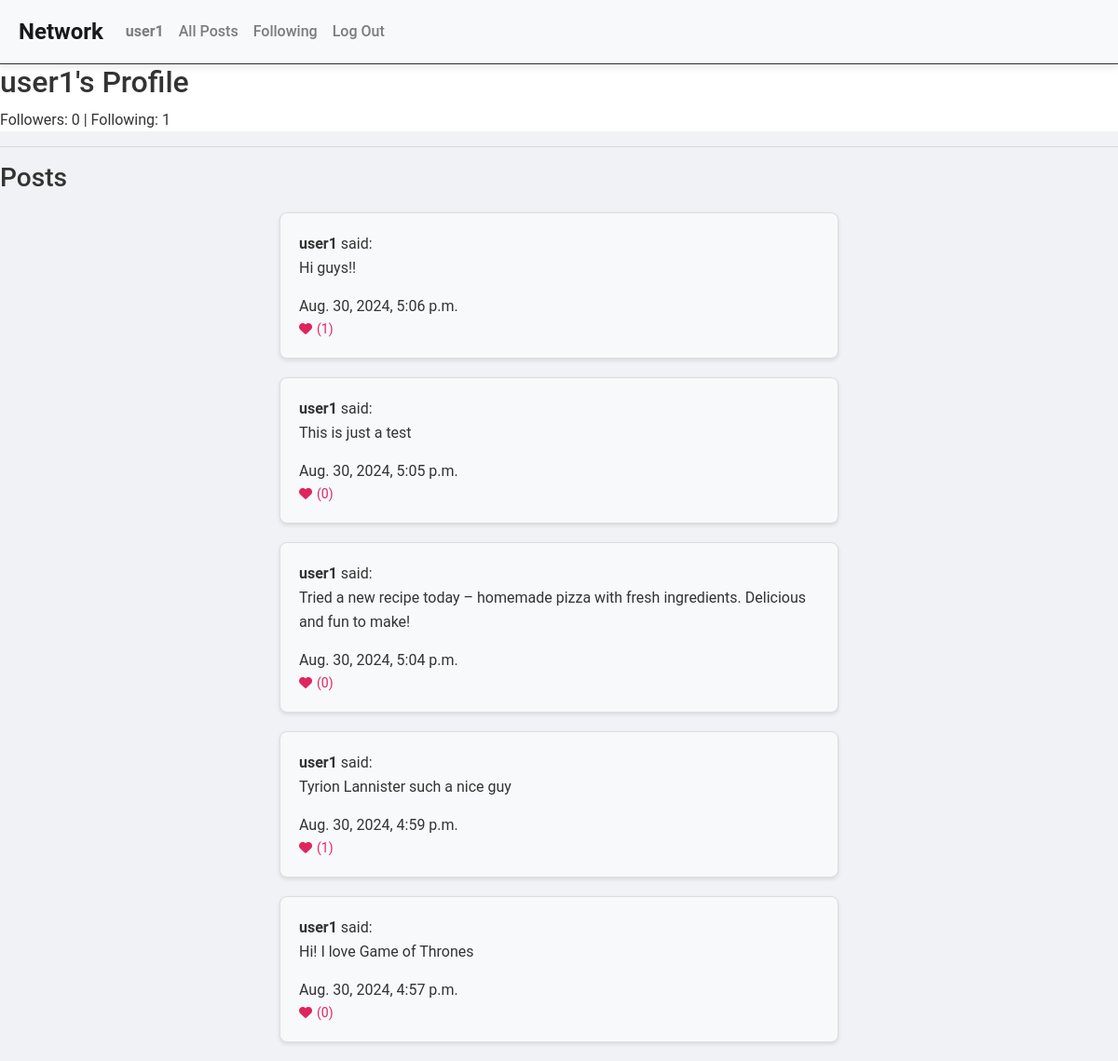
/profile/1 (signed in), run on the app's committed database.
### network/models.py (models this page shows, shortened)
class User(AbstractUser):
    pass

class Post(models.Model):
    user = models.ForeignKey(User, on_delete=models.CASCADE, related_name="posts")
    content = models.TextField()
    timestamp = models.DateTimeField(auto_now_add=True)

### network/views.py (the view)
# urls.py: path("profile/<int:user_id>", views.profile, name="profile"),
@login_required
def profile(request, user_id):
    user = get_object_or_404(User, pk=user_id)
    posts = user.posts.all().order_by("-timestamp")
    following = Follow.objects.filter(follower=user).count()
    followers = Follow.objects.filter(following=user).count()
    is_following = Follow.objects.filter(follower=request.user, following=user).exists()
    return render(request, "network/profile.html", {
        "profile_user": user,
        "posts": posts,
        "following": following,
        "followers": followers,
        "is_following": is_following
    })

### network/templates/network/profile.html (shortened to what this page needs)
{% extends "network/layout.html" %}
{% block body %}
    <div class="profileBegin">
        <div class="profileHeader">
            <h2>{{ profile_user.username }}'s Profile</h2>
        </div>
        <p>Followers: {{ followers }} | Following: {{ following }}</p>
    </div>
<hr>
    <h3>Posts</h3>
    <div class="posts">
        {% for post in posts %}
            <div class="post">
                <strong>{{ post.user.username }}</strong> said:
                <p>{{ post.content }}</p>
                <span>{{ post.timestamp }}</span>
                {% if user.is_authenticated %}
                    <button class="like-btn" data-post-id="{{ post.id }}">
                        <i class="fas fa-heart"></i> ({{ post.likes.count }})
                    </button>
                {% endif %}
            </div>
        {% endfor %}
    </div>
{% endblock %}

### network/templates/network/layout.html (shortened to what this page needs)
{% load static %}
<!DOCTYPE html>
<html lang="en">
    <head>
        <link rel="stylesheet" href="https://stackpath.bootstrapcdn.com/bootstrap/4.4.1/css/bootstrap.min.css">
        <link href="{% static 'network/styles.css' %}" rel="stylesheet">
        <link rel="stylesheet" href="https://cdnjs.cloudflare.com/ajax/libs/font-awesome/6.0.0-beta3/css/all.min.css">
    </head>
    <body>
        <nav class="navbar navbar-expand-lg navbar-light bg-light">
            <a class="navbar-brand" href="#">Network</a>
            <div>
              <ul class="navbar-nav mr-auto">
                {% if user.is_authenticated %}
                    <li class="nav-item">
                        <a class="nav-link" href="{% url 'profile' user_id=user.id %}"><strong>{{ user.username }}</strong></a>
                    </li>
                {% endif %}
                <li class="nav-item">
                  <a class="nav-link" href="{% url 'index' %}">All Posts</a>
                </li>
                {% if user.is_authenticated %}
                    <li class="nav-item">
                        <a class="nav-link" href="{% url 'following' %}">Following</a>
                    </li>
                    <li class="nav-item">
                        <a class="nav-link" href="{% url 'logout' %}">Log Out</a>
                    </li>
                {% endif %}
              </ul>
            </div>
          </nav>
        <div class="body">
            {% block body %}
            {% endblock %}
        </div>
    </body>
</html>

### network/static/network/styles.css (style rules this page uses)
* { margin: 0; padding: 0; box-sizing: border-box; }
body { font-family: 'Roboto', sans-serif; background-color: #f0f2f5; color: #333; line-height: 1.6; }
.navbar { background-color: #4267B2; padding: 10px 20px; box-shadow: 0 4px 8px rgba(0, 0, 0, 0.1); }
.navbar-brand { color: #fff; font-size: 1.5rem; font-weight: bold; }
.navbar-nav .nav-link { color: #fff; font-weight: 500; padding: 10px 15px; transition: background-color 0.3s ease, color 0.3s ease; }
.posts { margin: 20px auto; max-width: 600px; }
.post { background-color: #f8f9fa; padding: 20px; margin-bottom: 20px; border-radius: 8px; border: 1px solid #ddd; box-shadow: 0 2px 4px rgba(0, 0, 0, 0.1); position: relative; }
.like-btn { background-color: transparent; border: none; color: #e0245e; font-size: 14px; cursor: pointer; display: flex; align-items: center; }
.like-btn i { margin-right: 5px; }
.profileHeader { display:flex; }
.profileBegin { background-color: #ffffff; border-top: solid 1px; }

### data on the page
User: username "user1"
Post: user.username "user1", content "Hi guys!!", timestamp "Aug. 30, 2024, 5:06 p.m.", likes.count "1"
Post: user.username "user1", content "This is just a test", timestamp "Aug. 30, 2024, 5:05 p.m.", likes.count "0"
Post: user.username "user1", content "Tried a new recipe today – homemade pizza with fresh ingredients. Delicious and fun to make!", timestamp "Aug. 30, 2024, 5:04 p.m.", likes.count "0"
Post: user.username "user1", content "Tyrion Lannister such a nice guy", timestamp "Aug. 30, 2024, 4:59 p.m.", likes.count "1"
Post: user.username "user1", content "Hi! I love Game of Thrones", timestamp "Aug. 30, 2024, 4:57 p.m.", likes.count "0"

### other printed values
{{ followers }} "0"
{{ following }} "1"
